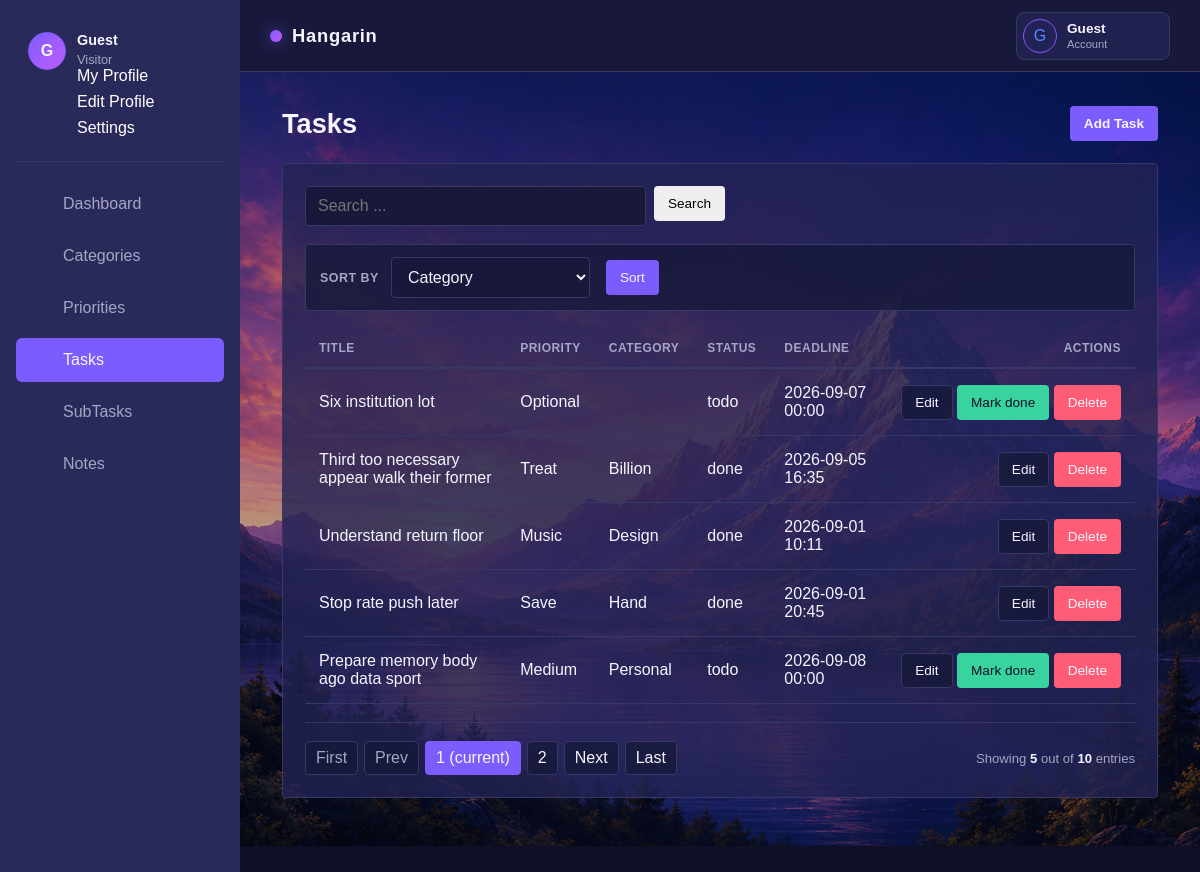
/tasks/, run on the app's committed database.
### app/models.py (models this page shows, shortened)
class Task(models.Model):
    class Status(models.TextChoices):
        TODO = 'todo', 'To do'
        IN_PROGRESS = 'in_progress', 'In progress'
        DONE = 'done', 'Done'
    title = models.CharField(max_length=200)
    description = models.TextField(blank=True)
    status = models.CharField(max_length=20, choices=Status.choices, default=Status.TODO)
    is_deleted = models.BooleanField(default=False)
    deadline = models.DateTimeField(blank=True, null=True)
    priority = models.ForeignKey(Priority, on_delete=models.PROTECT, blank=True, null=True)
    category = models.ForeignKey(Category, on_delete=models.SET_NULL, blank=True, null=True)
    created_at = models.DateTimeField(auto_now_add=True)
    updated_at = models.DateTimeField(auto_now=True)
    class Meta:
        ordering = ('status', 'deadline', '-created_at')

class Priority(models.Model):
    name = models.CharField(max_length=50, unique=True)

class Category(models.Model):
    name = models.CharField(max_length=100, unique=True)

### app/views.py (the view)
# urls.py: path('tasks/', views.TaskListView.as_view(), name='task-list'),
class TaskListView(SearchSortListView):
	model = Task
	template_name = 'hangarin/task_list.html'
	context_object_name = 'tasks'
	search_fields = ('title', 'description')
	allowed_sort_fields = ('title', 'status', 'deadline', 'priority__name', 'category__name', 'created_at', '-created_at')
	default_sort = 'category__name'
	def get_queryset(self):
		return super().get_queryset().filter(is_deleted=False)

### app/views.py (called while the page is built)
	def get_queryset(self):
		queryset = self.model.objects.all()
		query = self.request.GET.get('q', '').strip()
		if query:
			search = Q()
			for field in self.search_fields:
				search |= Q(**{f'{field}__icontains': query})
			queryset = queryset.filter(search)
		sort_by = self.request.GET.get('sort_by', self.default_sort)
		if sort_by not in self.allowed_sort_fields:
			sort_by = self.default_sort
		self.sort_by = sort_by
		return queryset.order_by(sort_by)

	def get_context_data(self, **kwargs):
		context = super().get_context_data(**kwargs)
		context['q'] = self.request.GET.get('q', '')
		context['sort_by'] = self.sort_by
		return context

### app/templates/hangarin/task_list.html (shortened to what this page needs)
{% extends 'base.html' %}
{% block content %}
<main class="content tab-page tab-page-tasks">
  <div class="container-fluid tab-container">
    <h4 class="page-title d-flex justify-content-between align-items-center">
      <span>Tasks</span>
      <a href="{% url 'task-add' %}" class="btn btn-primary btn-sm">Add Task</a>
    </h4>
    <section class="card tab-card">
      <div class="card-body table-responsive">
        {% include 'includes/search_form.html' %}
        {% with current=sort_by|default:'category__name' %}
        <div class="sort-toolbar">
          <form method="get" class="row g-2 align-items-center">
            <div class="col-auto">
              <label for="taskSortSelect" class="col-form-label">Sort by</label>
            </div>
            <div class="col-auto">
              <select class="form-control form-control-sm" id="taskSortSelect" name="sort_by" onchange="this.form.submit()">
                <option value="category__name" {% if current == 'category__name' %}selected{% endif %}>Category</option>
              </select>
            </div>
            <div class="col-auto">
              <button type="submit" class="btn btn-primary btn-sm btn-rounded">Sort</button>
            </div>
          </form>
        </div>
        {% endwith %}
        <table class="table">
          <thead>
            <tr>
              <th>Title</th>
              <th>Priority</th>
              <th>Category</th>
              <th>Status</th>
              <th>Deadline</th>
              <th class="text-right">Actions</th>
            </tr>
          </thead>
          <tbody>
            {% for task in tasks %}
            <tr>
              <td>{{ task.title }}</td>
              <td>{{ task.priority.name }}</td>
              <td>{{ task.category.name }}</td>
              <td>{{ task.status }}</td>
              <td>{{ task.deadline|date:'Y-m-d H:i' }}</td>
              <td class="text-right">
                <a href="{% url 'task-edit' task.pk %}" class="btn btn-sm btn-secondary">Edit</a>
                {% if task.status != 'done' %}
                <form class="row-action-form" method="post" action="{% url 'task-done' task.pk %}">
                  <button type="submit" class="btn btn-sm btn-success">Mark done</button>
                </form>
                {% endif %}
                <a href="{% url 'task-delete' task.pk %}?next={{ request.get_full_path|urlencode }}" class="btn btn-sm btn-danger">Delete</a>
              </td>
            </tr>
            {% empty %}
            <tr>
              <td colspan="6">No tasks yet.</td>
            </tr>
            {% endfor %}
          </tbody>
        </table>
        {% include 'includes/pagination.html' %}
      </div>
    </section>
  </div>
</main>
{% endblock %}

### static/css/dashboard-clean.css (style rules this page uses)
:root { --sidebar-width: 240px; --color-page: #0f1026; --color-secondary-page: #17183a; --color-panel: #222354; --color-sidebar: #292a5a; --color-sidebar-hover: #363866; --color-ink: #f5f5ff; --color-muted: #a5a6c5; --color-blue: #7c5cfc; --color-blue-hover: #9278ff; --color-cyan: #4f8cff; --color-magenta: #c05cff; --color-success: #38d39f; --color-warning: #ffb84d; --color-danger: #ff5c75; --color-border: #363866; --color-soft-border: #363866; --color-soft: #17183a; --color-input: #17183a; --container-panel: color-mix(in srgb, var(--color-panel) 80%, transparent); --container-soft: color-mix(in srgb, var(--color-soft) 80%, transparent); --content-padding: 34px 42px 48px; --radius: 4px; --transition: 150ms ease; }
* { box-sizing: border-box; }
body { margin: 0; background: var(--color-page); color: var(--color-ink); font-family: Arial, sans-serif; }
.content, .dashboard-content { min-height: calc(100vh - 72px); padding: var(--content-padding); background-color: var(--color-page); background-image: url('../img/background.png'); background-position: center; background-size: cover; background-attachment: fixed; }
html[data-theme="nebula"] .content, html[data-theme="nebula"] .dashboard-content { background-image: url('../img/background.png'); }
.content .container-fluid { max-width: 1180px; margin: 0 auto; }
.tab-container { width: 100%; }
.tab-card { min-height: 240px; }
.dashboard-header, .panel-heading, .content .page-title { display: flex; align-items: center; justify-content: space-between; gap: 18px; }
.dashboard-header h1, .panel-heading h2, .content .page-title { color: var(--color-ink); }
.dashboard-header h1, .panel-heading h2, .content .page-title { margin-top: 0; }
.dashboard-action, .content .btn { display: inline-block; border-radius: var(--radius); text-decoration: none; cursor: pointer; }
.metric-card, .dashboard-panel, .content .card { background: var(--container-panel); border: 1px solid var(--color-border); border-radius: var(--radius); }
.content .page-title { margin-bottom: 22px; font-size: 1.7rem; }
.content .card { overflow: hidden; }
.content .card-body { padding: 22px; }
.content .table-responsive { overflow-x: auto; }
.content .table { width: 100%; margin: 18px 0 0; border-collapse: collapse; color: var(--color-ink); text-align: left; }
.content .table th { padding: 12px 14px; border-bottom: 2px solid var(--color-border); color: var(--color-muted); font-size: 0.75rem; letter-spacing: 0.04em; text-transform: uppercase; }
.content .table td { padding: 15px 14px; border-bottom: 1px solid var(--color-soft-border); vertical-align: middle; }
.content .text-right { text-align: right; }
.content .row-action-form { display: inline-block; margin: 0; }
.content .btn { padding: 9px 13px; border: 1px solid transparent; font-size: 0.85rem; }
.content .btn-primary { background: var(--color-blue); color: var(--color-ink); }
.content .btn-secondary, .content .btn-light { border-color: var(--color-border); background: var(--container-soft); color: var(--color-ink); }
.content .btn-danger { background: var(--color-danger); color: var(--color-ink); }
.content .btn-success { background: var(--color-success); color: var(--color-page); }
.content .form-control, .content select, .content input, .content textarea { width: 100%; padding: 10px 12px; border: 1px solid var(--color-border); border-radius: var(--radius); background: var(--color-input); color: var(--color-ink); font: inherit; }
.content label { display: block; margin-bottom: 7px; color: var(--color-ink); font-size: 0.88rem; font-weight: 600; }
.search-toolbar, .sort-toolbar { display: flex; align-items: center; flex-wrap: wrap; gap: 10px; }
.search-toolbar .btn, .sort-toolbar .btn { white-space: nowrap; }
.sort-toolbar { padding: 12px 14px; margin-bottom: 4px; border: 1px solid var(--color-soft-border); border-radius: var(--radius); background: var(--container-soft); }
.sort-toolbar form { display: flex; align-items: center; flex-wrap: wrap; gap: 12px; width: 100%; }
.sort-toolbar .col-auto { display: flex; align-items: center; }
.sort-toolbar label { margin: 0; color: var(--color-muted); font-size: 0.78rem; letter-spacing: 0.04em; text-transform: uppercase; }
.sort-toolbar select { width: auto; min-width: 180px; }
.sort-toolbar .btn { margin-left: 4px; }
.content .table td:last-child { white-space: nowrap; }

### data on the page
Task: title "Six institution lot", priority.name "Optional", status "todo", deadline "2026-09-07 00:00"
Task: title "Third too necessary appear walk their former", priority.name "Treat", category.name "Billion", status "done", deadline "2026-09-05 16:35"
Task: title "Understand return floor", priority.name "Music", category.name "Design", status "done", deadline "2026-09-01 10:11"
Task: title "Stop rate push later", priority.name "Save", category.name "Hand", status "done", deadline "2026-09-01 20:45"
Task: title "Prepare memory body ago data sport", priority.name "Medium", category.name "Personal", status "todo", deadline "2026-09-08 00:00"

### other printed values
{{ request.user.username|default:'G'|slice:':1'|upper }} "G"
{{ request.user.username|default:'Guest' }} "Guest"
{{ request.user.is_authenticated|yesno:'Administrator,Visitor' }} "Visitor"
{{ page_num }} "1"
{{ page_num }} "2"
{{ object_list.count }} "5"
{{ paginator.count }} "10"
